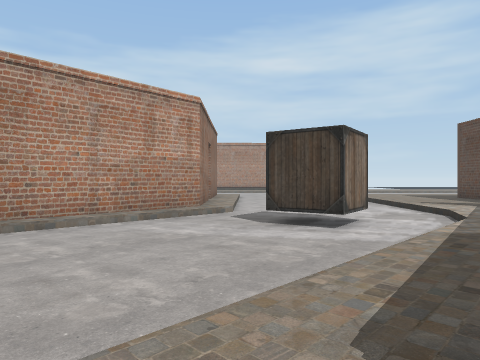
view 1 (above)

23 first-person views from a walk through a 3-D level made in the Unity game engine. The camera is 0.68 m above the floor, looks level and sees 70° across. The floor is counted in squares, 1 m on a side. Each view is taken from the middle of a square. On the plan, view 1 faces up. The plan holds only what a view shows up to about 10 squares ahead; the rest is blank. The place goes on beyond the plan. The player character is not drawn. Some surface patterns are stand-ins.

view 2
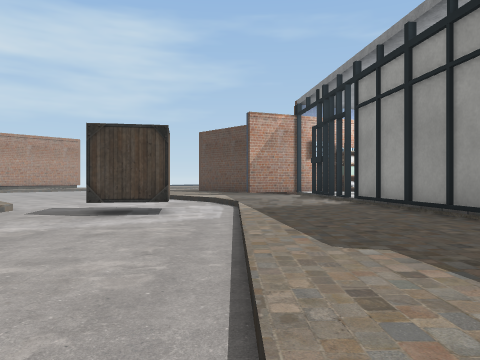

view 3
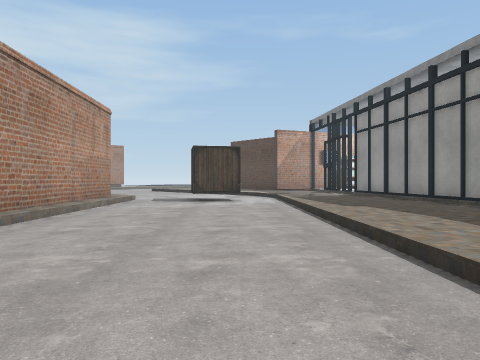

view 4
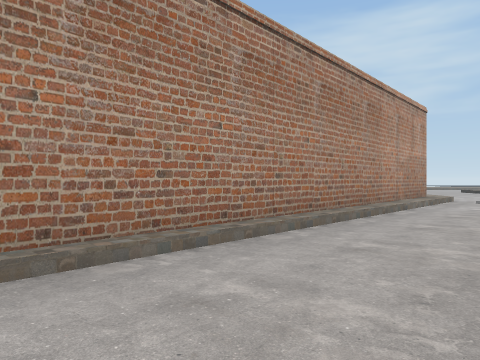

view 5
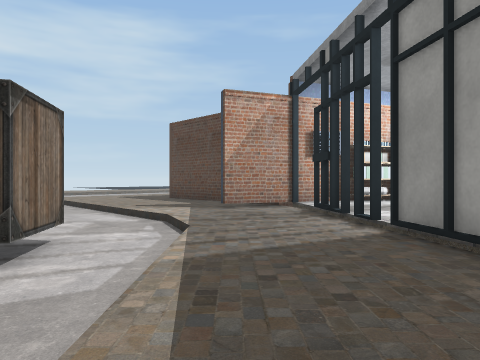

view 6
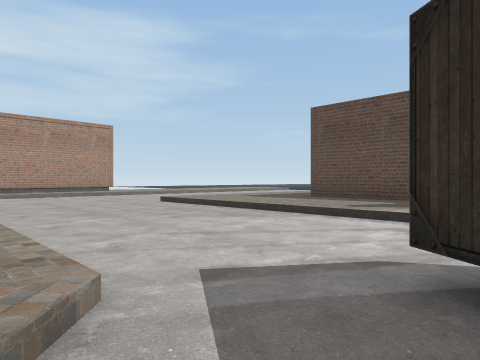

view 7
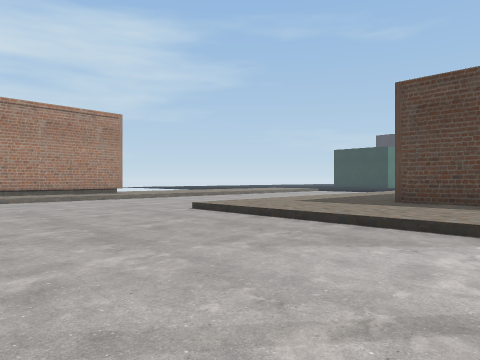

view 8
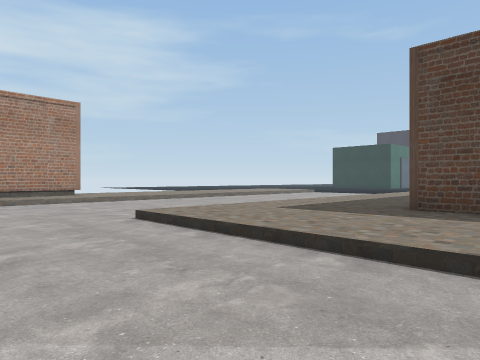

view 9
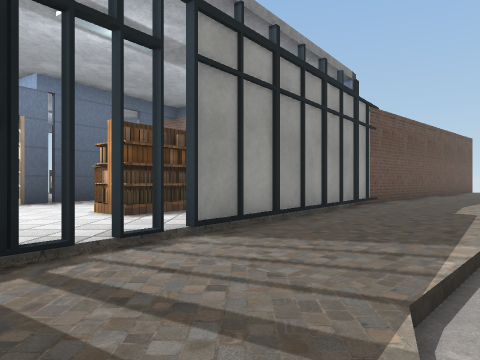

view 10
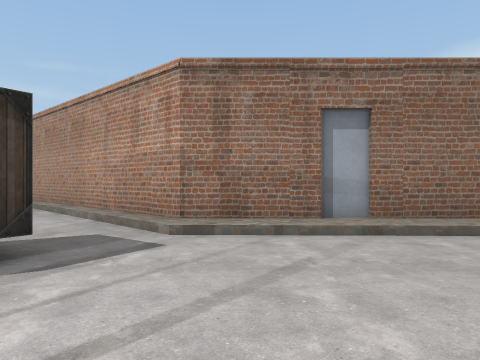

view 11
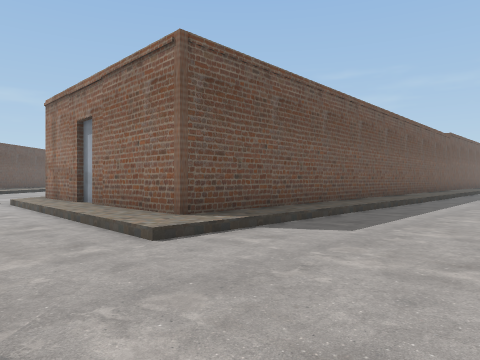

view 12
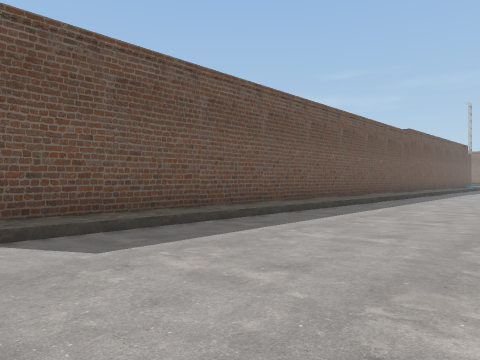

view 13
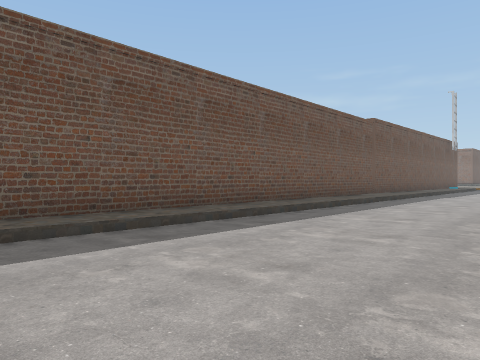

view 14
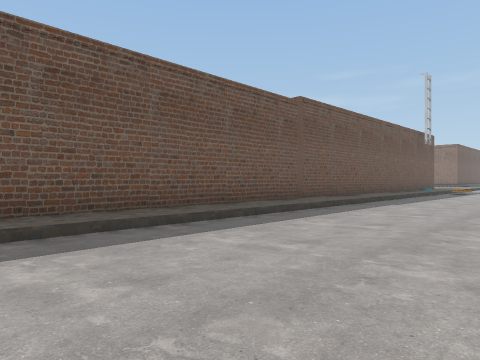

view 15
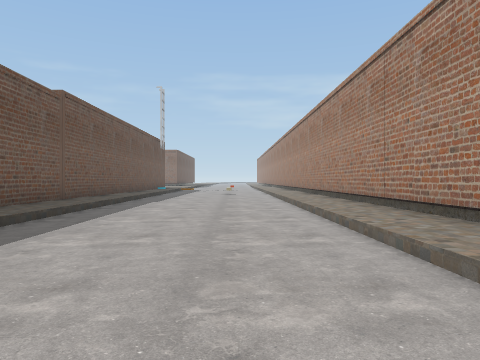

view 16
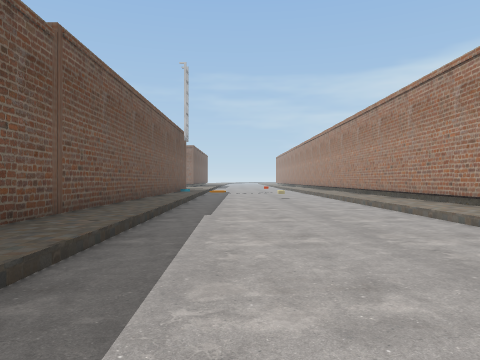

view 17
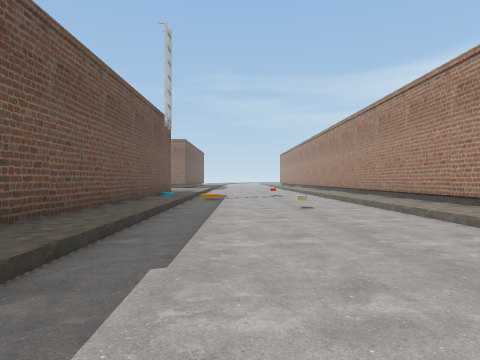

view 18
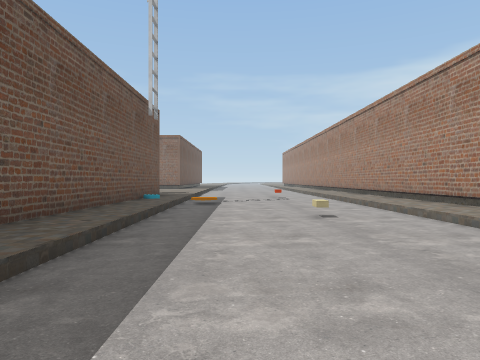

view 19
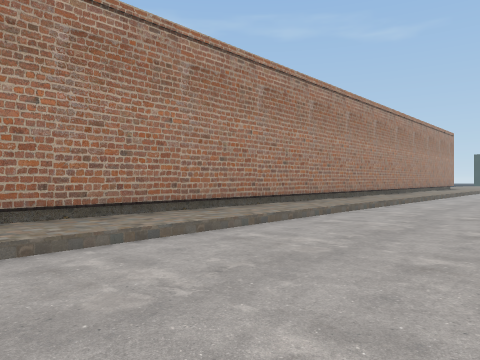

view 20
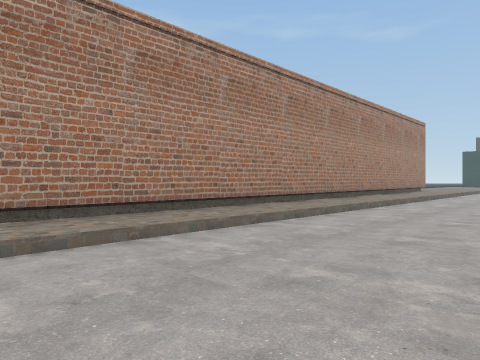

view 21
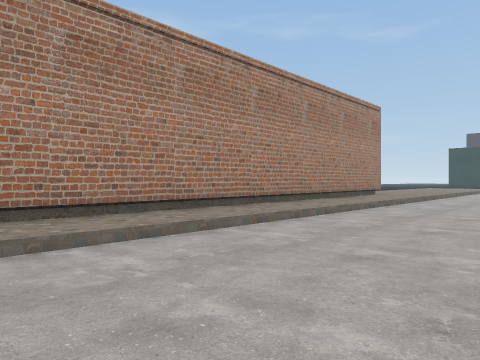

view 22
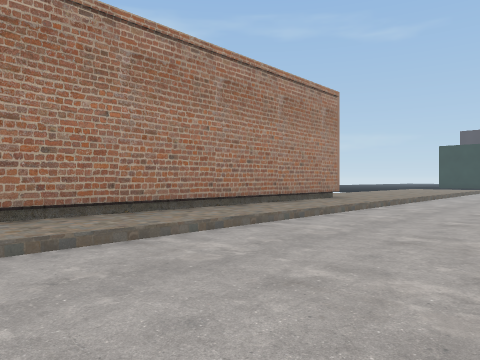

view 23
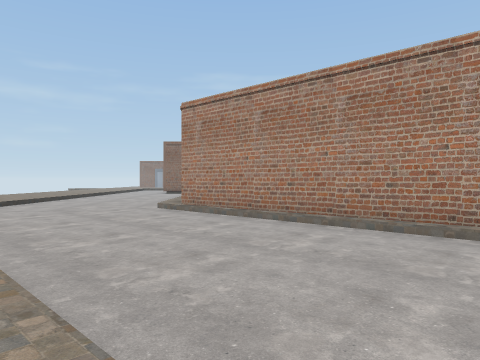

### Floor plan
Key: @ floor where view 1 was taken; # wall or solid block; . main floor; : floor 0.15 m higher than the main floor; + floor 0.25 m higher than the main floor; / step, stairs or slope; O other object.
Columns run from 29 left of view 1 to 8 right of it. Each row starts with its distance up from view 1.
 23 ####################################
 22 :::::::::::::::::::::::::::::::::::::
 21 ......................................
 20 ....O.................................
 19 ......................................
 18 ......................................
 17 /....................................
 16 :::::::::::::::::::::::::::::/..../:::
 15 #############################/..../:::
 14                             #/..../:::
 13                             #/..../:::
 12                             O/..../:::
 11                             #/..../::O
 10                             #/..../::O
  9                            ##/..../::O
  8                            #/.O.../:##
  7                          ##/..OO..:::O
  6                          #/...OO./::O
  5                         #/....../:::O
  4                        #/....../:::O
  3                       #/....../:::O
  2                      #/....../:::O OO
  1                     ##....../:::OO OO
  0                    ##....../:@::O  O+O
 -1                   O#....../::::     O
 -2                  ##....../::::##

Where each view was taken, in squares from view 1:
view 1: 0 up, 0 right, facing up
view 2: 0 up, 2 left, facing up-right
view 3: 2 down, 6 left, facing up-right
view 4: 2 down, 7 left, facing up
view 5: 2 up, 1 right, facing up-right
view 6: 7 up, 1 left, facing up-right
view 7: 10 up, 0 right, facing up-right
view 8: 11 up, 2 right, facing up-right
view 9: 8 up, 5 right, facing down
view 10: 10 up, 5 right, facing left
view 11: 20 up, 2 right, facing down-left
view 12: 21 up, 1 left, facing down-left
view 13: 21 up, 5 left, facing down-left
view 14: 21 up, 10 left, facing down-left
view 15: 20 up, 9 left, facing left
view 16: 18 up, 13 left, facing left
view 17: 18 up, 17 left, facing left
view 18: 18 up, 19 left, facing left
view 19: 18 up, 16 left, facing up-right
view 20: 18 up, 11 left, facing up-right
view 21: 18 up, 6 left, facing up-right
view 22: 18 up, 3 left, facing up-right
view 23: 1 down, 2 left, facing left
